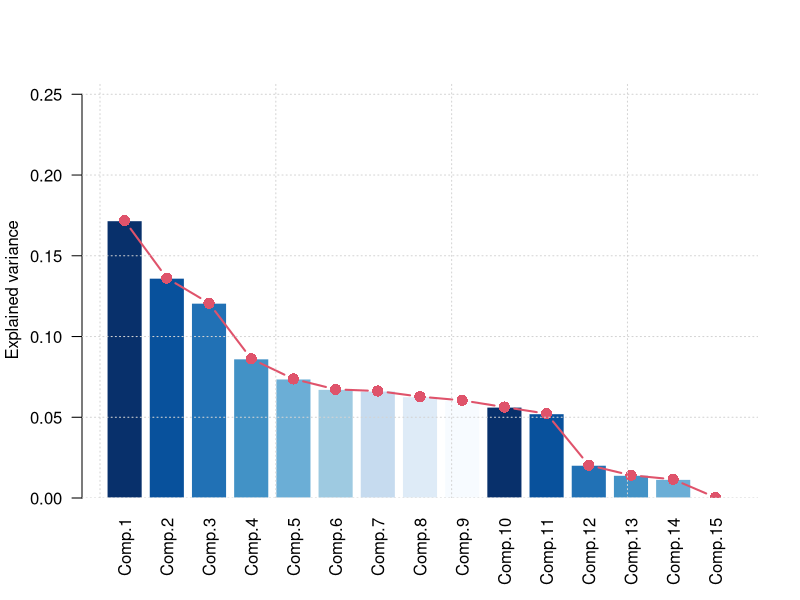
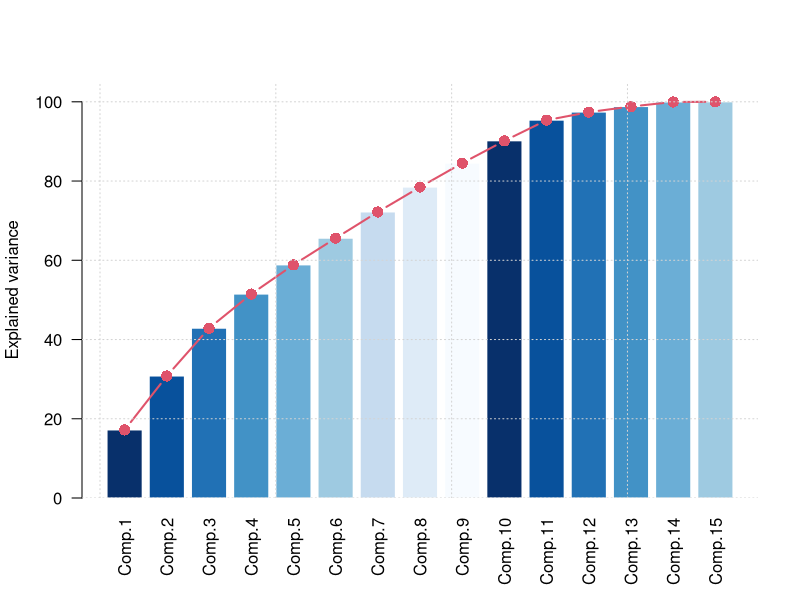

These figures' R source, in order:
## ---- chunk 1
Data = read.csv2("./Dataset/bank_accounts_train.csv", 
                 header = T, 
                 sep = ",", 
                 colClasses = "character")

## ---- chunk 2

Data$CLIENTNUM = NULL 
str(Data)

## ---- chunk 3
variables = colnames(Data) # With this line we have a vector of our variables
categorical_variables <- c("Gender", "Education_Level", "Marital_Status", "Card_Category") # We select our categorical variables (only 4 of them)
target_variable = "Closed_Account"
numerical_variables <- setdiff(variables, c(categorical_variables, target_variable)) 
for (var in numerical_variables) {
  Data[[var]] = as.numeric(Data[[var]])
}

for (var in categorical_variables) {
  Data[[var]] = as.factor(Data[[var]])
}

Data$Closed_Account = as.factor(Data$Closed_Account)

str(Data)

## ---- chunk 4

#Rename missing values with NA notation
Data[Data == 'Unknown'] <- NA

# Now we try to understand where the missing values are

# Sum the TRUE values by row to see how many NAs each row contains
na_counts_per_row <- rowSums(is.na(Data))

# Count how many rows have at least one NA
rows_with_na <- sum(na_counts_per_row > 0)

# Print the result
print(rows_with_na)

# Since there is a significant number of rows with missing values, dropping them is not an
# optimal solution

# Count NAs in each column
na_counts_per_column <- colSums(is.na(Data))

# Print the result
print(na_counts_per_column)

# Missing values are only present in "Marital Status" and "Educational Level". 


#We decided to impute missing values with the mode of the other instances
#in the same column

getSimpleMode <- function(x) {
  # Use table() to count occurrences of each value, sort in decreasing order, and return the name of the first element
  tbl <- table(x)
  mode_value <- names(tbl[tbl == max(tbl)])[1]
  return(mode_value)
}


for (var in categorical_variables) {
  if (any(is.na(Data[[var]]))) {
    Data[[var]][is.na(Data[[var]])] <- getSimpleMode(Data[[var]])
  }
}

# Sum the TRUE values by row to see how many NAs each row contains
na_counts_per_row <- rowSums(is.na(Data))

# Count how many rows have at least one NA
rows_with_na <- sum(na_counts_per_row > 0)

# Print the result
print(rows_with_na)

## ---- chunk 5

set.seed(123)
id_train <- sample(1:nrow(Data), size = 0.75*nrow(Data), replace = F)
train_data <- Data[id_train,]
val_data <- Data[-id_train,]

## ---- chunk 6
logit_fit_baseline <- glm(Closed_Account ~ .,
                  family = "binomial",
                  data = train_data)
summary(logit_fit_baseline)

## ---- chunk 7
logit_fit_0 <- glm(Closed_Account ~ 1,
                  family = "binomial",
                  data = train_data)
summary(logit_fit_0)

## ---- chunk 8
logit_fit0 <- glm(Closed_Account ~ 1,
                  family = "binomial",
                  data = train_data)
anova(logit_fit_0, logit_fit_baseline, test = "Chisq") 

## ---- chunk 9
# Forward
logit_fit_aic1 <- step(glm(Closed_Account ~ 1,
                           family = "binomial",
                           data = train_data),
                       scope = formula(logit_fit_baseline),
                       direction = "forward",
                       k = log(nrow(train_data)))
## ---- chunk 10
# Backward
logit_fit_aic2 <- step(logit_fit_baseline,
                       direction = "backward") 

## ---- chunk 11
# Both directions
logit_fit_aic3 <- step(logit_fit_baseline,
                       direction = "both")
## ---- chunk 12

print(length(coefficients(logit_fit_aic1)))
print(length(coefficients(logit_fit_aic2)))
print(length(coefficients(logit_fit_aic3)))

## ---- chunk 13

# Forward
logit_fit_bic1 <- step(glm(Closed_Account ~ 1,
                           family = "binomial",
                           data = train_data),
                       scope = formula(logit_fit_baseline),
                       direction = "forward")
## ---- chunk 14
# Backward
logit_fit_bic2 <- step(logit_fit_baseline,
                       direction = "backward",
                       k = log(nrow(train_data)))  

## ---- chunk 15
# Both directions
logit_fit_bic3 <- step(logit_fit_baseline,
                       direction = "both",
                       k = log(nrow(train_data)))
## ---- chunk 16

print(length(coefficients(logit_fit_bic1)))
print(length(coefficients(logit_fit_bic2)))
print(length(coefficients(logit_fit_bic3)))

## ---- chunk 17

train_data_Numerical = train_data[numerical_variables]

cov(train_data_Numerical)

train_data_Numerical_Scaled= scale(train_data_Numerical)

cov(train_data_Numerical_Scaled)

## ---- chunk 18

pca <- princomp(train_data_Numerical_Scaled, cor = T, scale = F) #already scaled

pca$loadings

# Calculating the variance (in percentage) explained by each PCA component
pca_var <- pca$sdev^2
pca_var_percent <- pca_var / sum(pca_var)

## ---- chunk 19
library(RColorBrewer)

bar.comp = barplot(pca_var_percent,
                   las = 2,
                   col = rev(brewer.pal(9, "Blues")), 
                   border = F,
                   ylim = c(0, max(pca_var_percent)*1.5),
                   ylab = "Explained variance")

# choose components according to "elbow rule"

lines(x = bar.comp, pca_var_percent, type = "b", pch = 16, cex = 1.5, lwd = 2, col = 2)
grid()

## ---- chunk 20

# Calculating the cumulative variance explained
cum_pca_var_percent <- cumsum(pca_var_percent)*100

# Plotting the cumulative distribution

bar.comp = barplot(cum_pca_var_percent,
                   las = 2,
                   col = rev(brewer.pal(9, "Blues")), 
                   border = F,
                   ylim = c(0, 105),
                   ylab = "Explained variance")

lines(bar.comp, cum_pca_var_percent, type = "b", pch = 16, cex = 1.5, lwd = 2, col = 2)
grid()

## ---- chunk 21

val_data_Numerical = val_data[numerical_variables] # Validation data is scaled as the train data
val_data_Numerical_Scaled= scale(val_data_Numerical)

# Predicting scores for the validation set using the PCA model
pca_data <- predict(pca, train_data_Numerical_Scaled)

# Selecting the first 11 principal components
pca_data <- pca_data[, 1:11]


logit_pca = glm(Closed_Account ~ ., data = data.frame(pca_data, Closed_Account = train_data$Closed_Account), 
                family = "binomial")
summary(logit_pca)
